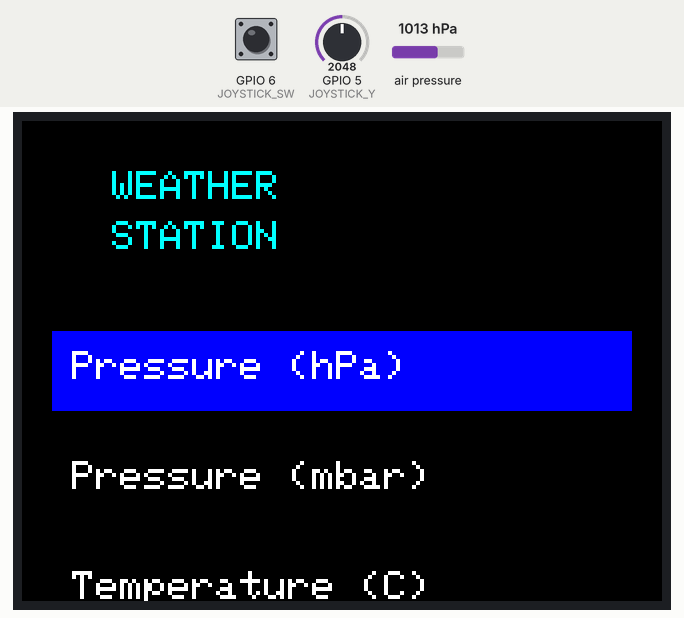
This program was run on a simulated ESP32-S3. Parts: 320×240 colour display. Inputs (shaded band) come from the test bench; at power-on: GPIO 5 (JOYSTICK_Y) = 2048, GPIO 6 (JOYSTICK_SW) HIGH, air pressure 1013 hPa. What the program prints to the serial monitor is not drawn.

Above: at 3.4 s.
3.5 s: GPIO 5 (JOYSTICK_Y) set to 2968
5.0 s: GPIO 5 (JOYSTICK_Y) set to 3027
At 6.2 s:
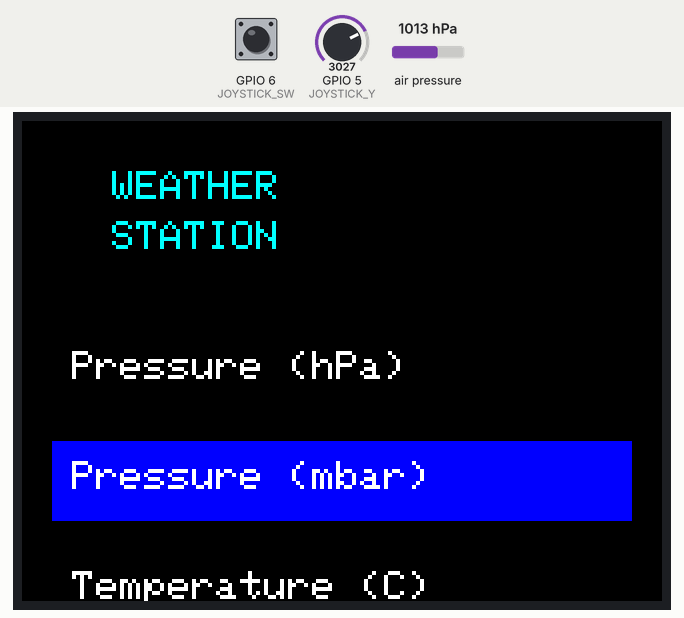
6.5 s: GPIO 6 (JOYSTICK_SW) pulled LOW for 0.15 s
At 7.8 s:
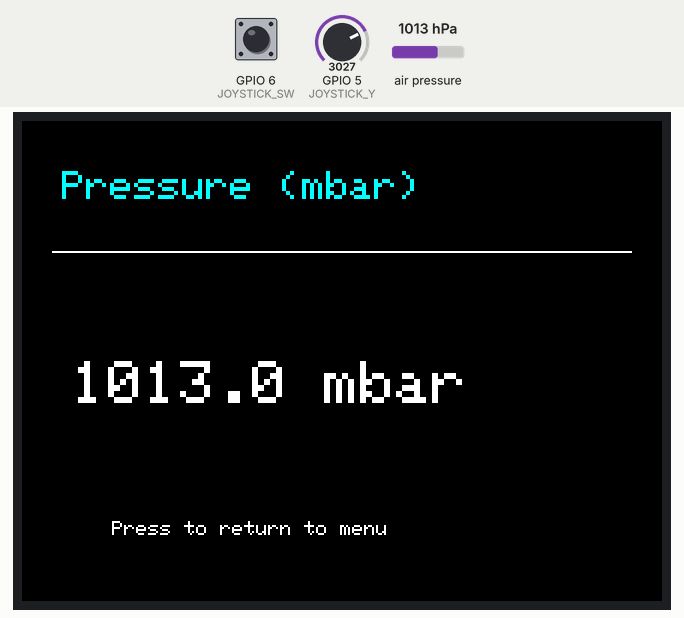
8.1 s: air pressure set to 952 hPa
At 8.9 s:
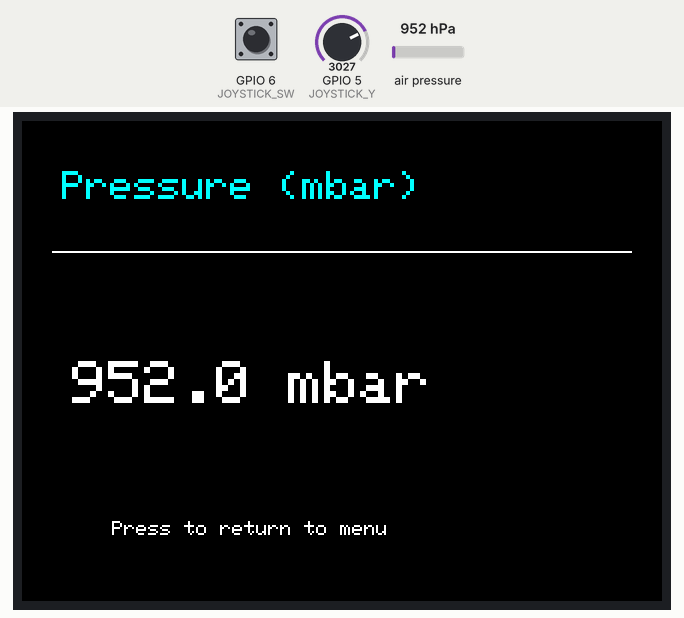
10.1 s: air pressure set to 975 hPa
At 11.1 s:
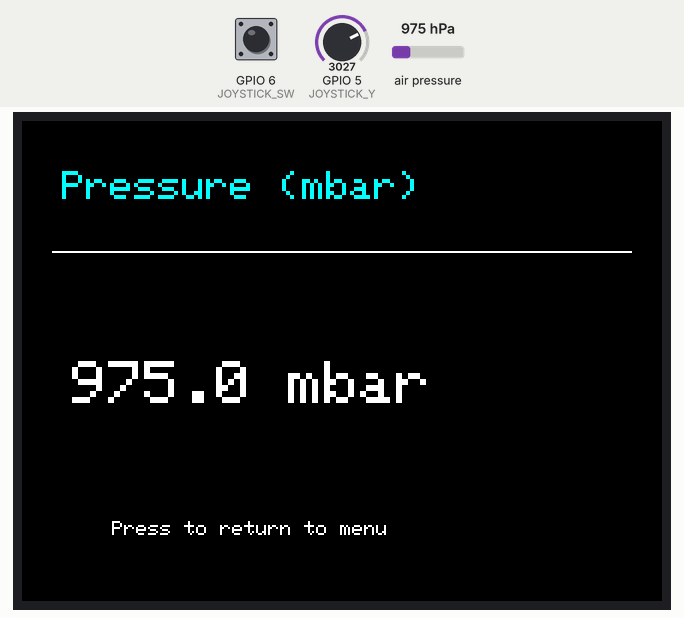
12.2 s: air pressure set to 1000 hPa
At 13.3 s:
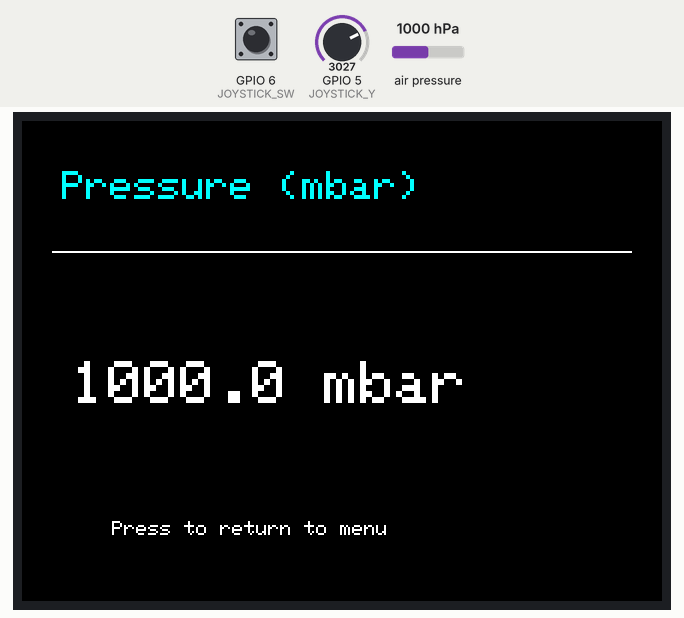
Timing chart, 0 to 15.2 s (numbered marks = the images above; inputs shaded):
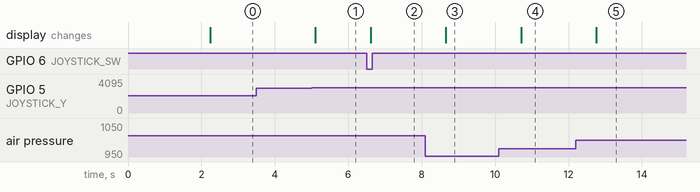

Measured:
- the behaviour switches between 3000 and 3001 on GPIO 5 (JOYSTICK_Y) (found by bisection; images 0 and 1)
- after the input at 3.5 s, every drawn part: stays the same
- after the input at 5.0 s, the display: changes after 0.09 s (image 1)
- after the input at 6.5 s, the display: changes after 0.11 s (image 2)
- after the input at 8.1 s, the display: changes after 0.56 s (image 3)
- after the input at 10.1 s, the display: changes after 0.61 s (image 4)
- after the input at 12.2 s, the display: changes after 0.56 s (image 5)

The program:

main.cpp
```cpp
#include <Arduino.h>
#include <SPI.h>
#include <Wire.h>
#include <Adafruit_GFX.h>
#include <Adafruit_ST7789.h>
#include <Adafruit_BMP280.h>

// TFT pins
#define TFT_CS   10
#define TFT_DC   13
#define TFT_RST  14

#define TFT_MOSI 11
#define TFT_SCLK 12

// Joystick pins
#define JOYSTICK_X  4
#define JOYSTICK_Y  5
#define JOYSTICK_SW 6

// BMP280 I2C pins
#define I2C_SDA 8
#define I2C_SCL 9

// Create display object
Adafruit_ST7789 tft = Adafruit_ST7789(
    TFT_CS, TFT_DC, TFT_RST
);

// Create BMP280 object
Adafruit_BMP280 bmp;

// Sensor status
bool bmpReady = false;

// Menu options
const char* menuItems[] = {
    "Pressure (hPa)",
    "Pressure (mbar)",
    "Temperature (C)"
};

const int menuSize = 3;

int selectedItem = 0;

// Screen state
bool onMenu = true;

// Joystick thresholds
const int UP_THRESHOLD = 1000;
const int DOWN_THRESHOLD = 3000;

// Button state
bool lastButtonState = HIGH;

// Timing
unsigned long lastMoveTime = 0;
unsigned long lastButtonTime = 0;
unsigned long lastSensorTime = 0;

const unsigned long MOVE_DELAY = 250;
const unsigned long BUTTON_DELAY = 250;
const unsigned long SENSOR_DELAY = 1000;


// Draw main menu
void drawMenu()
{
    tft.fillScreen(ST77XX_BLACK);

    tft.setTextSize(2);
    tft.setTextColor(ST77XX_CYAN);

    tft.setCursor(45, 25);
    tft.println("WEATHER");

    tft.setCursor(45, 50);
    tft.println("STATION");

    for (int i = 0; i < menuSize; i++)
    {
        int y = 110 + (i * 55);

        if (i == selectedItem)
        {
            tft.fillRect(15, y - 5, 290, 40, ST77XX_BLUE);
        }

        tft.setTextColor(ST77XX_WHITE);
        tft.setCursor(25, y + 5);
        tft.println(menuItems[i]);
    }

    tft.setTextSize(1);
    tft.setCursor(45, 290);
    tft.println("Move joystick to navigate");
}


// Update measurement displayed on screen
void updateMeasurement()
{
    // Clear previous measurement
    tft.fillRect(10, 95, 300, 75, ST77XX_BLACK);

    tft.setTextColor(ST77XX_WHITE);
    tft.setTextSize(3);

    tft.setCursor(25, 120);

    if (!bmpReady)
    {
        tft.println("Sensor Error");
        return;
    }

    // Read and display pressure
    if (selectedItem == 0)
    {
        float pressure = bmp.readPressure() / 100.0F;

        tft.print(pressure, 1);
        tft.println(" hPa");
    }

    // Read and display pressure in mbar
    else if (selectedItem == 1)
    {
        float pressure = bmp.readPressure() / 100.0F;

        tft.print(pressure, 1);
        tft.println(" mbar");
    }

    // Read and display temperature
    else if (selectedItem == 2)
    {
        float temperature = bmp.readTemperature();

        tft.print(temperature, 1);
        tft.println(" C");
    }
}


// Draw selected measurement page
void drawMeasurementPage()
{
    tft.fillScreen(ST77XX_BLACK);

    tft.setTextColor(ST77XX_CYAN);
    tft.setTextSize(2);

    tft.setCursor(20, 25);
    tft.println(menuItems[selectedItem]);

    tft.drawFastHLine(15, 65, 290, ST77XX_WHITE);

    updateMeasurement();

    tft.setTextSize(1);
    tft.setCursor(45, 200);
    tft.println("Press to return to menu");

    lastSensorTime = millis();
}


// Read joystick movement
void readJoystick()
{
    static bool joystickReady = true;

    int yValue = analogRead(JOYSTICK_Y);

    // Wait for joystick to return to its centre
    if (yValue > 1200 && yValue < 2800)
    {
        joystickReady = true;
        return;
    }

    // Only accept one movement until joystick is released
    if (joystickReady &&
        millis() - lastMoveTime >= 300)
    {
        if (yValue < UP_THRESHOLD)
        {
            selectedItem--;

            if (selectedItem < 0)
            {
                selectedItem = menuSize - 1;
            }

            drawMenu();
            joystickReady = false;
            lastMoveTime = millis();
        }
        else if (yValue > DOWN_THRESHOLD)
        {
            selectedItem++;

            if (selectedItem >= menuSize)
            {
                selectedItem = 0;
            }

            drawMenu();
            joystickReady = false;
            lastMoveTime = millis();
        }
    }
}


// Read joystick button
void readButton()
{
    bool buttonState = digitalRead(JOYSTICK_SW);

    if (buttonState == LOW &&
        lastButtonState == HIGH &&
        millis() - lastButtonTime >= BUTTON_DELAY)
    {
        if (onMenu)
        {
            onMenu = false;
            drawMeasurementPage();
        }
        else
        {
            onMenu = true;
            drawMenu();
        }

        lastButtonTime = millis();
    }

    lastButtonState = buttonState;
}


void setup()
{
    Serial.begin(115200);
    delay(2000);

    // Initialise joystick button
    pinMode(JOYSTICK_SW, INPUT_PULLUP);

    // Initialise I2C and BMP280
    Wire.begin(I2C_SDA, I2C_SCL);

    bmpReady = bmp.begin(0x76);

    if (bmpReady)
    {
        Serial.println("BMP280 detected successfully!");
    }
    else
    {
        Serial.println("BMP280 not detected!");
    }

    // Initialise TFT
    SPI.begin(TFT_SCLK, -1, TFT_MOSI, TFT_CS);

    tft.init(240, 320);
    tft.setRotation(1);

    drawMenu();

    Serial.println("Weather Station Started");
}


void loop()
{
    if (onMenu)
    {
        readJoystick();
    }
    else
    {
        // Refresh sensor readings every second
        if (millis() - lastSensorTime >= SENSOR_DELAY)
        {
            updateMeasurement();
            lastSensorTime = millis();
        }
    }

    readButton();
}
```
